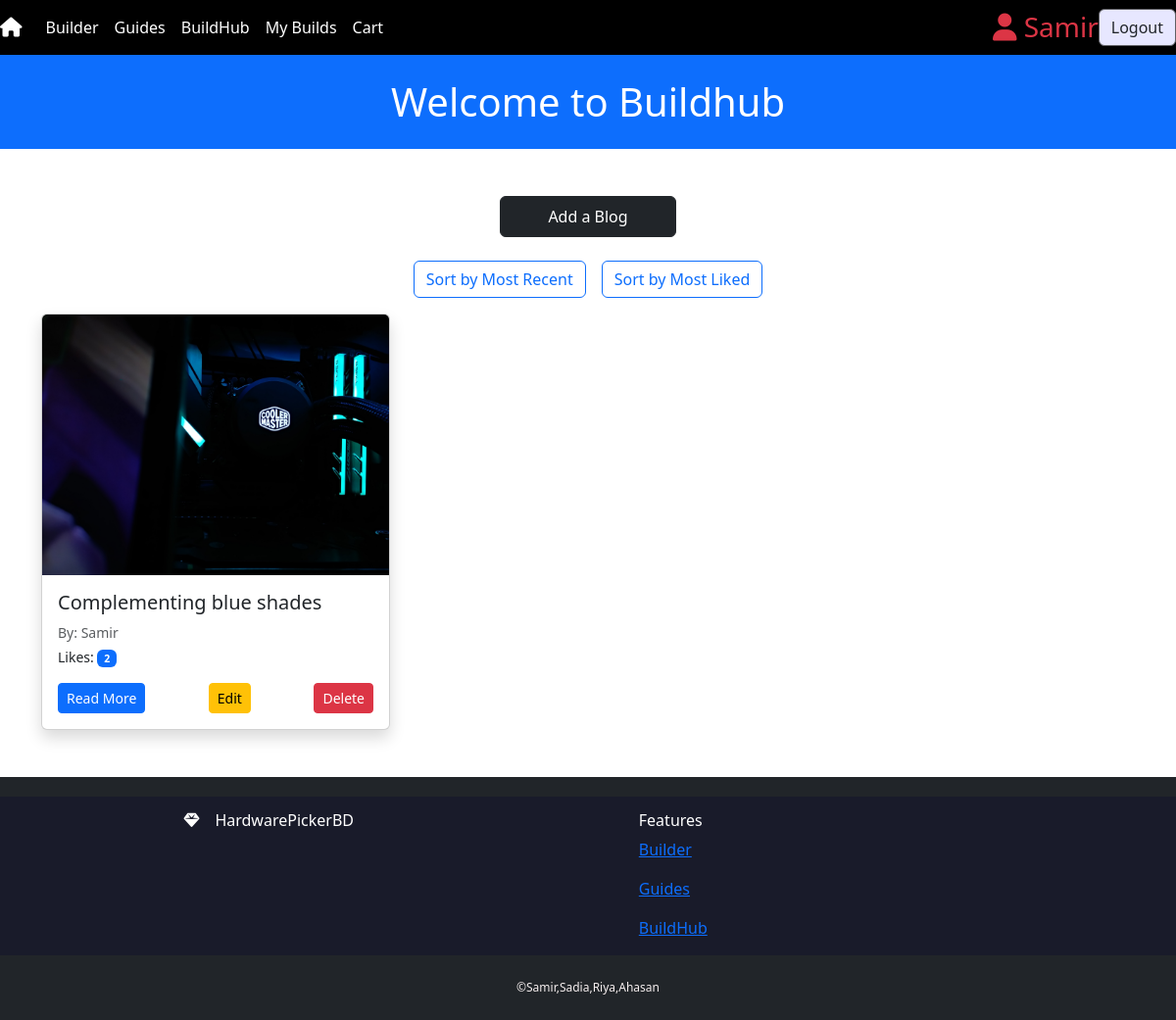
Page /buildhub/buildhub/ (signed in) on the committed database.
### buildhub/models.py (models this page shows, shortened)
class BlogPost(models.Model):
    display_image= models.ImageField(upload_to='blog_images/',null=True,blank=True)
    title = models.CharField(max_length=200)
    content = models.TextField()
    author = models.ForeignKey(User, on_delete=models.CASCADE)
    created = models.DateTimeField(auto_now_add=True)

### buildhub/views.py (the view)
# urls.py: path('buildhub/', views.blog, name='blog'),
def blog(request):
    blogs = BlogPost.objects.annotate(like_count=Count('likes'))
    sort_by = request.GET.get('sort', 'date')
    if sort_by == 'likes':
        blogs = blogs.order_by('-like_count', '-created')
    else:
        blogs = blogs.order_by('-created')
    return render(request, 'buildhub/blog.html', {'blog': blogs})

### templates/buildhub/blog.html
{% extends 'base.html' %}
{% block content %}
    <div class="py-4 mb-4 text-center bg-primary text-white">
        <h1 class="m-0">Welcome to Buildhub</h1>
    </div>
    <div class="container my-4">
        <div class="text-center mb-4">
            <a href="{% url 'addblog' %}" class="btn btn-dark px-5 py-2">Add a Blog</a>
        </div>
        <div class="d-flex justify-content-center mb-3">
            <a href="?sort=date" class="btn btn-outline-primary mx-2">Sort by Most Recent</a>
            <a href="?sort=likes" class="btn btn-outline-primary mx-2">Sort by Most Liked</a>
        </div>
        <div class="row">
            {% for b in blog %}
                <div class="col-md-6 col-lg-4 mb-4">
                    <div class="card h-100 shadow d-flex flex-column">
                        {% if b.display_image %}
                            <img src="{{ b.display_image.url }}" class="card-img-top" alt="Display Image">
                        {% endif %}
                        <div class="card-body d-flex flex-column flex-grow-1">
                            <div class="mt-auto">
                                <h5 class="card-title text-truncate">{{ b.title }}</h5>
                                <p class="card-text text-muted small mb-1">By: {{ b.author }}</p>
                                <p class="card-text small mb-2">Likes: <span class="badge bg-primary">{{ b.like_count }}</span></p>
                            </div>
                            <div class="mt-2 d-flex justify-content-between">
                                <a href="{% url 'blog_details' b.id %}" class="btn btn-primary btn-sm">Read More</a>
                                {% if request.user == b.author %}
                                    <a href="{% url 'update_blog' b.id %}" class="btn btn-warning btn-sm">Edit</a>
                                    <a href="{% url 'delete_blog' b.id %}" class="btn btn-danger btn-sm">Delete</a>
                                {% endif %}
                            </div>
                        </div>
                    </div>
                </div>
            {% endfor %}
        </div>
    </div>
{% endblock %}

### templates/components/header.html (shortened to what this page needs)
{% load static %}
<section>
    <div>
        <nav class="navbar navbar-expand-lg navbar-light bg-light">
            <a class="navbar-brand" href="{% url 'home' %}">
                <i class="fa-solid fa-house" style="color: #ffffff;"></i>
            </a>
            <div class="collapse navbar-collapse" id="navbarNavDropdown">
                <ul class="navbar-nav">
                    <li class="nav-item active">
                        <a class="nav-link" href="{% url 'cpu' %}">Builder <span class="sr-only">(current)</span></a>
                    </li>
                    <li class="nav-item">
                        <a class="nav-link" href="{% url 'guide_list' %}">Guides</a>
                    </li>
                    <li class="nav-item">
                        <a class="nav-link" href='{% url "blog" %}'>BuildHub</a>
                    </li>
                    <li class="nav-item">
                        <a class="nav-link" href='{% url "order_list" %}'>My Builds</a>
                    </li>
                    <li class="nav-item">
                        <a class="nav-link" href='{% url "cart_view" %}'>Cart</a>
                    </li>
                </ul>
            </div>
            {% if user.is_authenticated %}
                <div class="d-flex align-items-center">
                    <h3 class="m-0 text-danger"><i class="fa-solid fa-user"></i> {{ user }}  </h3>
                    <a href="{% url 'logout' %}" class="btn nav-item1" style="background-color: #e7e7ff; border-color: #5f5f63;"> Logout </a>
                </div>
            {% else %}
                <div class="d-flex align-items-center">
                    <a href="{% url 'register' %}" class="btn nav-item1" style="background-color: #e7e7ff; border-color: #5f5f63;">Register User</a>
                    <a href="{% url 'login' %}" class="btn nav-item1" style="background-color: #e7e7ff; border-color: #5f5f63;">Login</a>
                </div>
            {% endif %}
        </nav>
    </div>
</section>

### static/css/style.css (style rules this page uses)
* { margin: 0; padding: 0; }
.navbar { background-color: #000 !important; }
.nav-item a { color: #fff !important; }

### rows in the picture
BlogPost: display_image (picture), title "Complementing blue shades", author "Samir", like_count "2", shows "Edit"

### other values in the picture
{{ user }} "Samir"
